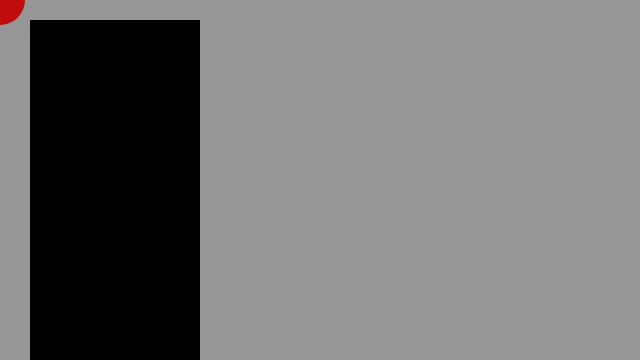
Frame 1 (no input)
Frame 60 (no input): identical to frame 1, image omitted
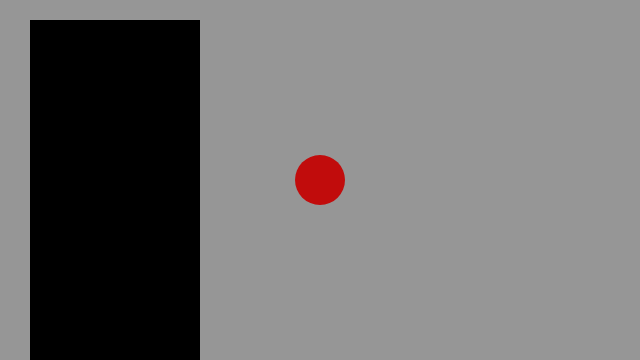
Frame 120 (the mouse pressed at the canvas centre since frame 60)

The p5.js sketch that drew these frames (run headless with seeded random() and noise() and a simulated clock; from frame 60 on, the mouse is pressed at the canvas centre):

// p5.js sketch
// ── sketch.js
function setup() {
	// create a place to draw
	createCanvas(640, 360);
	noStroke();
}

function draw() {
	// clear the background
	background(150, 150, 150);

	// set a fill color
	fill(286, 286, 286);

	// draw the rect
	fill (0);
	rect(30, 20, 170, 355);

	fill(193,12,12);
	ellipse(mouseX, mouseY, 50, 50);
}
